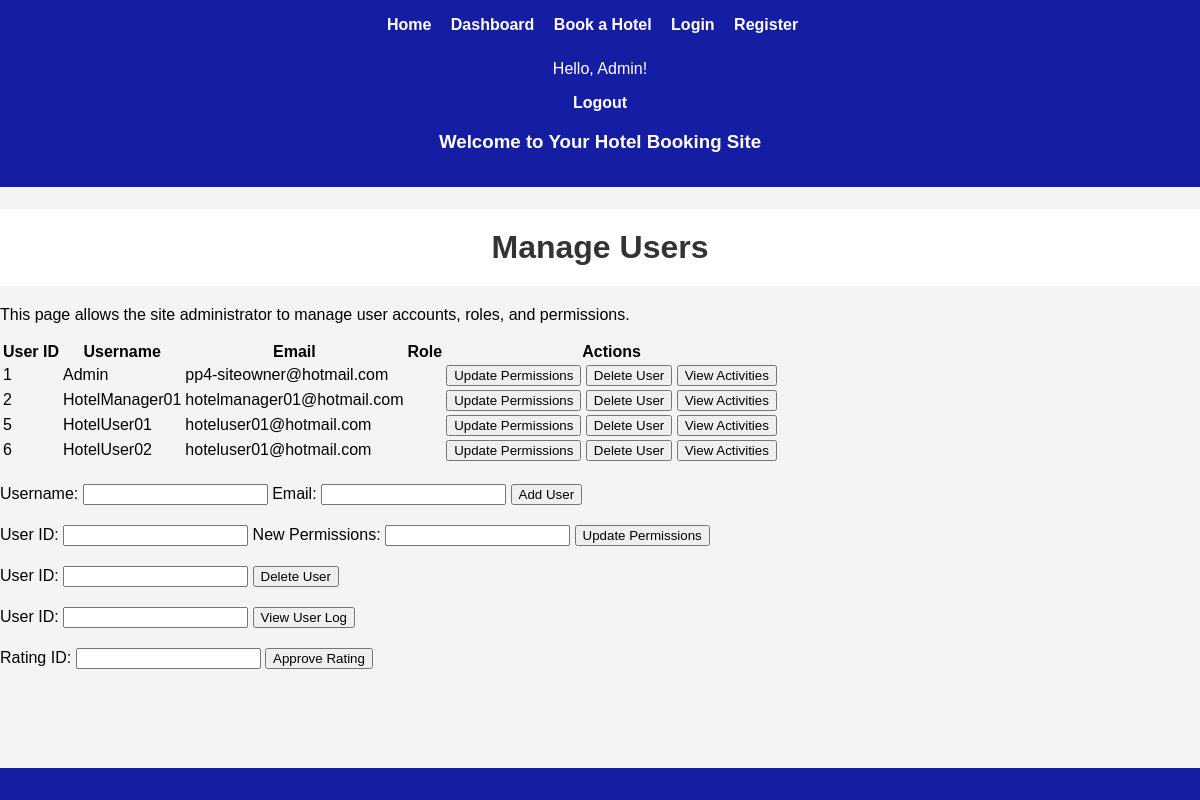
/site-administrator/manage-users/ (signed in), run on the app's committed database.
### hotel_your_choice/models.py (models this page shows, shortened)
class CustomUser(AbstractUser):
    profile_picture = models.ImageField(upload_to='profile_pics/', null=True, blank=True)
    is_hotel_manager = models.BooleanField(default=False)
    is_client_user = models.BooleanField(default=False)
    is_administrator = models.BooleanField(default=False)
    reset_token = models.CharField(max_length=255, null=True, blank=True)

### hotel_your_choice/views.py (the view)
# urls.py: path('site-administrator/manage-users/', manage_users, name='manage_users'),
@login_required
def manage_users(request):
    users = CustomUser.objects.all()
    html = render_to_string('hotel_your_choice/site_administrator/manage_users.html', {'users': users})
    return render(request, 'hotel_your_choice/site_administrator/manage_users.html', {'users': users})

### hotel_your_choice/templates/hotel_your_choice/site_administrator/manage_users.html (shortened to what this page needs)
{% extends 'base_generic.html' %}
{% load static %}
{% block content %}
<h1>Manage Users</h1>
<p>This page allows the site administrator to manage user accounts, roles, and permissions.</p>
<div id="userTableContainer">
    <table class="user-table">
        <thead>
            <tr>
                <th>User ID</th>
                <th>Username</th>
                <th>Email</th>
                <th>Role</th>
                <th>Actions</th>
            </tr>
        </thead>
        <tbody>
            {% for user in users %}
            <tr>
                <td>{{ user.id }}</td>
                <td>{{ user.username }}</td>
                <td>{{ user.email }}</td>
                <td>{{ user.role }}</td>
                <td>
                    <button class="update-permissions-btn" data-user-id="{{ user.id }}">Update Permissions</button>
                    <button class="delete-user-btn" data-user-id="{{ user.id }}">Delete User</button>
                    <button class="load-activities-btn" data-user-id="{{ user.id }}">View Activities</button>
                </td>
            </tr>
            {% endfor %}
        </tbody>
    </table>
</div>
<form id="addUserForm">
    <label for="username">Username:</label>
    <input type="text" id="username" name="username" required>
    <label for="email">Email:</label>
    <input type="email" id="email" name="email" required>
    <button type="submit" class="add-user-btn">Add User</button>
</form>
<form id="updatePermissionsForm">
    <label for="userId">User ID:</label>
    <input type="text" id="userId" name="userId" required>
    <label for="newPermissions">New Permissions:</label>
    <input type="text" id="newPermissions" name="newPermissions" required>
    <button type="submit" class="update-permissions-btn">Update Permissions</button>
</form>
<form id="deleteUserForm">
    <label for="deleteUserId">User ID:</label>
    <input type="text" id="deleteUserId" name="deleteUserId" required>
    <button type="submit" class="delete-user-btn">Delete User</button>
</form>
<form id="viewUserLogForm">
    <label for="logUserId">User ID:</label>
    <input type="text" id="logUserId" name="logUserId" required>
    <button type="submit" class="view-user-log-btn">View User Log</button>
</form>
<form id="approveRatingsForm">
    <label for="ratingId">Rating ID:</label>
    <input type="text" id="ratingId" name="ratingId" required>
    <button type="submit" class="approve-rating-btn">Approve Rating</button>
</form>
{% endblock %}

### backups/Backup_2023-12-02_v1/hotel_your_choice/templates/base_generic.html (shortened to what this page needs)
<!DOCTYPE html>
<html lang="en">
    <head>
        {% load static %}
        <link rel="stylesheet" href="{% static 'hotel_your_choice_css/style.css' %}">
    </head>
    <body>
        <header>
            <nav>
                <ul>
                    <li><a href="{% url 'hotel_your_choice:home' %}">Home</a></li>
                    <li><a href="{% url 'hotel_your_choice:dashboard' %}">Dashboard</a></li>
                    <li><a href="{% url 'hotel_your_choice:book_hotel' hotel_id=1 %}">Book a Hotel</a></li>
                    <li><a href="{% url 'hotel_your_choice:login' %}">Login</a></li>
                    <li><a href="{% url 'hotel_your_choice:register' %}">Register</a></li>
                </ul>
                <div>
                    {% if user.is_authenticated %}
                    <p>Hello, {{ user.username }}!</p>
                    <a href="{% url 'hotel_your_choice:logout' %}">Logout</a>
                    {% else %}
                    <p>Hello, Guest!</p>
                    <a href="{% url 'hotel_your_choice:login' %}">Login</a>
                    <a href="{% url 'hotel_your_choice:register' %}">Register</a>
                    {% endif %}
                </div>
            </nav>
            <h3>Welcome to Your Hotel Booking Site</h3>
        </header>
        <div id="content">
            {% block content %}{% endblock %}
        </div>
        <footer>
        </footer>
    </body>
</html>

### hotel_your_choice/static/hotel_your_choice_css/style.css (style rules this page uses)
body { font-family: Arial, sans-serif; background-color: #f4f4f4; margin: 0; padding: 0; display: flex; flex-direction: column; min-height: 100vh; }
header { background-color: #151ea3; color: white; padding: 1em; text-align: center; }
nav ul { list-style-type: none; margin: 0; padding: 0; }
nav li { display: inline-block; margin-right: 15px; }
nav a { text-decoration: none; color: white; font-weight: bold; }
h1 { text-align: center; color: #333; padding: 20px; background-color: #fff; margin-bottom: 20px; }
footer { background-color: #151ea3; color: white; padding: 1em; text-align: center; margin-top: auto; }
ul { list-style-type: none; padding: 0; }
li { margin-bottom: 10px; }
form { margin-top: 20px; }
li::marker { display: none; }
::marker { display: none; unicode-bidi: isolate; font-variant-numeric: tabular-nums; text-transform: none; text-indent: 0px !important; text-align: start !important; text-align-last: start !important; }

### data on the page
CustomUser: username "Admin", id "1", email "pp4-siteowner@hotmail.com"
CustomUser: id "2", username "HotelManager01", email "hotelmanager01@hotmail.com"
CustomUser: id "5", username "HotelUser01", email "hoteluser01@hotmail.com"
CustomUser: id "6", username "HotelUser02", email "hoteluser01@hotmail.com"
